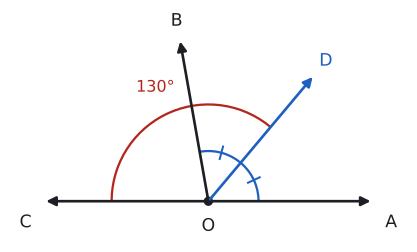

This figure's Python source:
import sys; sys.path.insert(0, "tools")
from cizim import *

def yon(d): return np.array([np.cos(np.radians(d)), np.sin(np.radians(d))])
O = np.array([0.0, 0.0])
def isin(ax, d, ad="", L=2.3, renk=YAZI, ls="-", dxy=(0, 0)):
    P = O + L * yon(d)
    ax.annotate("", xy=P, xytext=O, arrowprops=dict(arrowstyle="-|>", color=renk, lw=2, ls=ls, mutation_scale=14))
    if ad: ax.text(*(P + 0.25 * yon(d) + np.array(dxy)), ad, color=renk, ha="center", va="center", fontsize=13)
def dogru(ax, d, ad="", L=2.3):
    P, Q = O + L * yon(d), O - L * yon(d)
    ax.annotate("", xy=P, xytext=Q, arrowprops=dict(arrowstyle="<|-|>", color=YAZI, lw=2, mutation_scale=14))
    if ad: ax.text(*(P + 0.28 * yon(d)), ad, color=SOLUK, ha="center", va="center")
def yay(ax, a1, a2, r, ad="", renk=MAVI, rr=None, centik=0, fs=12):
    ax.add_patch(patches.Arc(O, 2 * r, 2 * r, theta1=a1, theta2=a2, color=renk, lw=1.7))
    m = (a1 + a2) / 2
    for k in range(centik):
        t = np.radians(m + (k - (centik - 1) / 2) * 5)
        ax.plot([(r - 0.09) * np.cos(t), (r + 0.09) * np.cos(t)], [(r - 0.09) * np.sin(t), (r + 0.09) * np.sin(t)], color=renk, lw=1.5)
    if ad:
        rr = rr if rr is not None else r + 0.4
        ax.text(*(rr * yon(m)), ad, color=renk, fontsize=fs, ha="center", va="center")
def kose(ax, ad="O", dxy=(0, -0.35)):
    ax.plot(*O, "o", color=YAZI, markersize=6); ax.text(dxy[0], dxy[1], ad, ha="center", va="center", fontsize=13)

# Kendini dene 3: A, O, C doğrusal; m(AOB)=100°, [OD açıortay (50° + 50°); m(DOC)=130°.
fig, ax = sekil(5.5, 3.2); ax.set_aspect("equal"); ax.axis("off")
isin(ax, 0, "A", dxy=(0, -0.3)); isin(ax, 180, "C", dxy=(0, -0.3)); isin(ax, 100, "B"); isin(ax, 50, "D", renk=MAVI)
kose(ax)
yay(ax, 0, 50, 0.7, renk=MAVI, centik=1); yay(ax, 50, 100, 0.7, renk=MAVI, centik=1)
yay(ax, 50, 180, 1.35, "130°", renk=KIRMIZI, rr=1.75)
ax.set_xlim(-2.8, 2.8); ax.set_ylim(-0.6, 2.7)
kaydet(fig, __file__)
